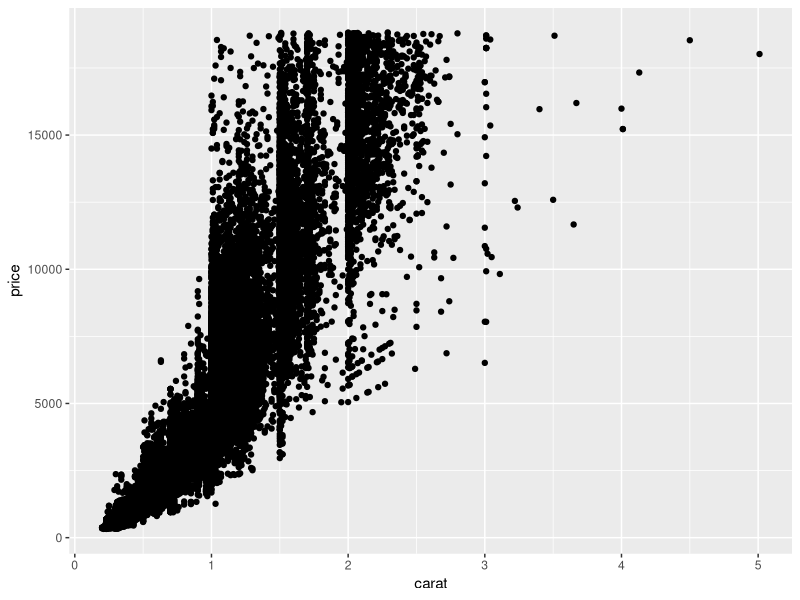
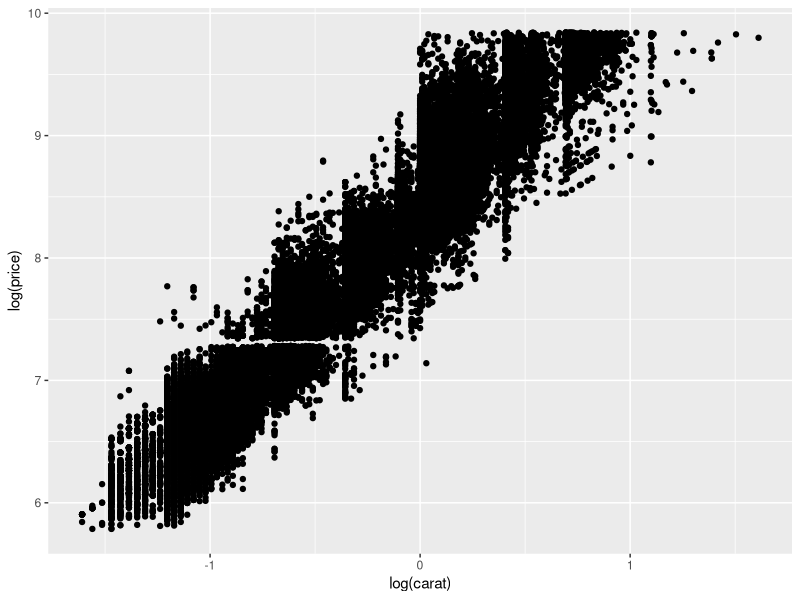
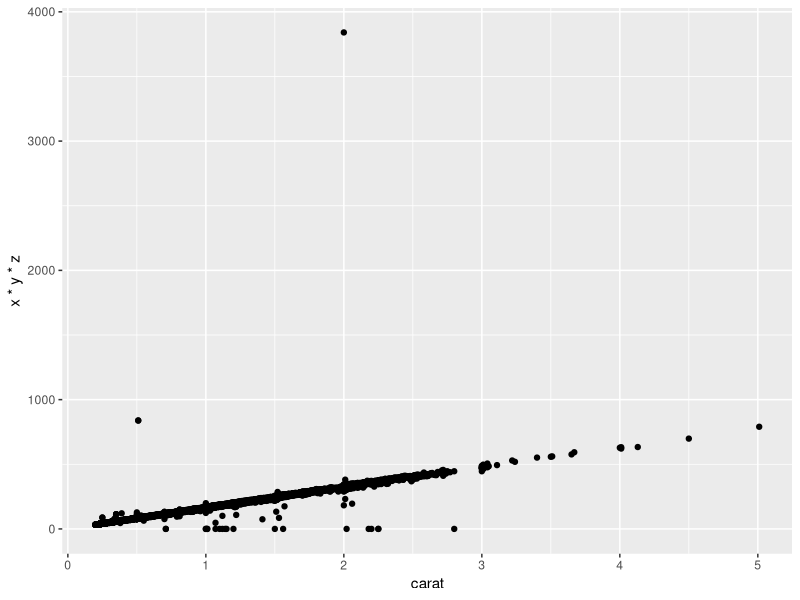
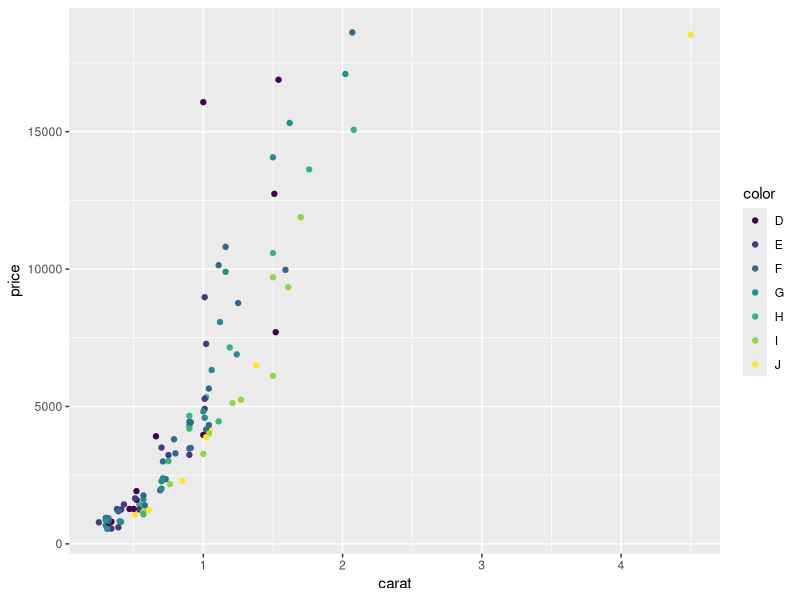
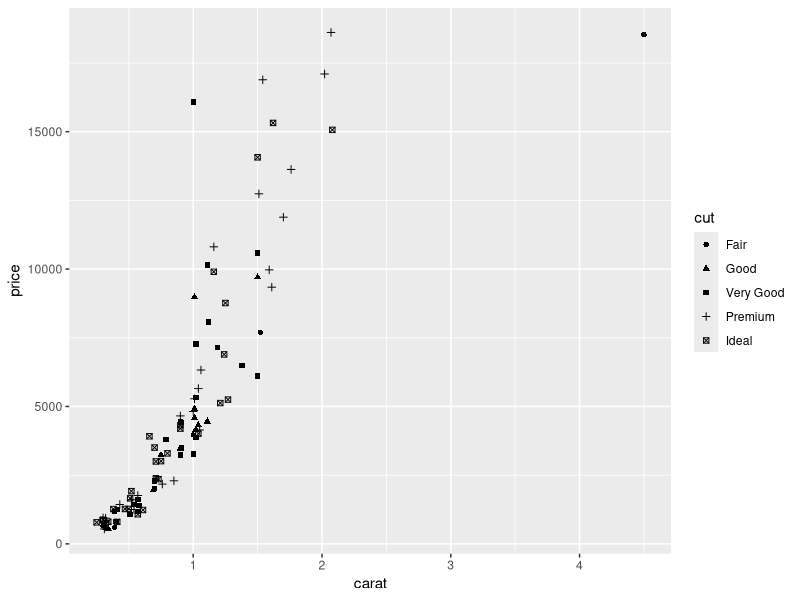
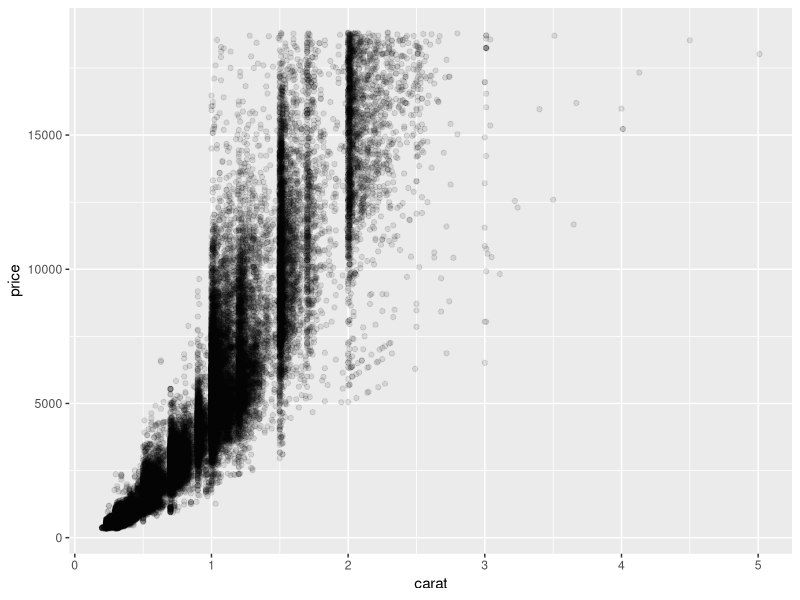
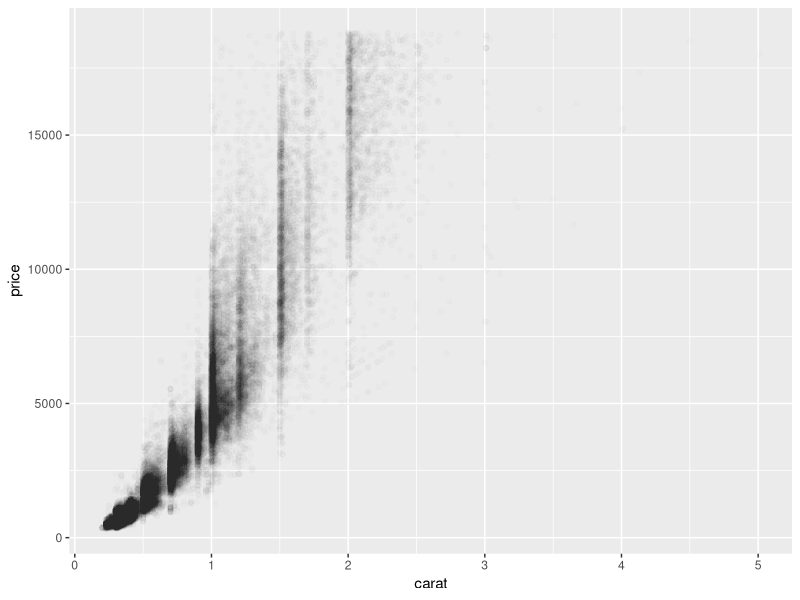
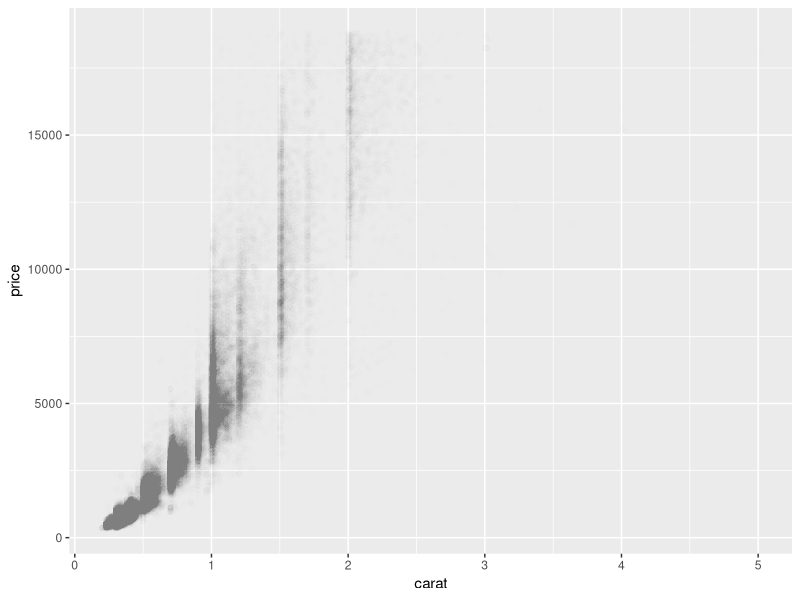

Source code (R) for these figures, in order:
# 第二章：从qplot开始入门


# 2.1qplot是ggplot2包中的第一个作图函数，qplot即quick plot，快速作图
library(ggplot2)
data(diamonds,package='ggplot2')

# 2.2随机从数据集中选取100行作为样本数据

# nrow and ncol return the number of rows or columns present in x
set.seed(1410) ##让样本可重复
dsmall <- diamonds[sample(nrow(diamonds),100),]


# 2.3基本用法
# qplot的前两个参数为x和y,还有一个可选的data参数，如果进行了指定，那么函数首先在数据框内寻找变量名，然后在R的工作空间中搜索
qplot(carat,price,data=diamonds)
# carat克拉

# qplot函数支持将变量的函数作为参数
qplot(log(carat),log(price),data=diamonds)

qplot(carat,x*y*z,data=diamonds)

# 2.4颜色，大小，形状，及其他图形属性

qplot(carat,price,data=dsmall,colour=color)
qplot(carat,price,data=dsmall,shape=cut)

# 也可以使用I()来手动设定图形属性，如颜色colour=I('red'),大小size=I(2),透明度alpha=I(1/10)
qplot(carat,price,data=diamonds,alpha=I(1/10))
qplot(carat,price,data=diamonds,alpha=I(1/100))
qplot(carat,price,data=diamonds,alpha=I(1/200))

# 2.5几何对象geom
# 通过改变几何对象geom，可以画出任何一种类型的图形

# geom='point'可以绘制散点图，为指定了x和y参数的默认设置
# geom='smooth'可以拟合一条平滑的曲线
# geom='boxplot'可以绘制箱线图
# geom='path'和geom='line'可以在数据点之间绘制连线

# 对于一维的分布，几何对象的选择的由变量类型决定的，
# 对于连续变量geom='histogram'可以绘制直方图，geom='freqploy'可以绘制多边形
# geom='density'绘制密度曲线，
# 对于离散变量，geom='bar'绘制条形图

# 2.5.1向图中添加平滑曲线

# 可以使用c()函数将多个几何对象组成一个向量传递给geom，几何对象会按照指定的顺序进行堆叠
qplot(carat,price,data=dsmall,geom=c('point','smooth'))
qplot(carat,price,data=diamonds,geom=c('point','smooth'))


# --------------------------------------------------------
# 以下内容仅可在ggplot2 1.x中使用，在ggplot2 2.x中删除,
#利用method可以选择不同的平滑器，
# 设置method=‘loess’，使用局部回归方法，是n小于1000时的默认选项
# 设置method=‘gam’，formula=y~s(x)来调用mgcv包拟合一个广义可加模型，
# 对于大数据，需使用公式y~s(x,bs='cs')

library(mgcv)
qplot(carat,price,data=dsmall,geom=c('point','smooth'),
      method='gam',formula=y~s(x))

qplot(carat,price,data=dsmall,geom=c('point','smooth'),
      method='gam',formula=y~s(x,bs='cs'))
# method='lm'拟合线性模型，可以通过指定formula=y~ploy(x,2)来拟合一个二次多项式或加载splines包以使用自然样条：
# formula=y~ns(x,3),第二个参数是自由度，越大曲线的波动就越大

library(splines)
qplot(carat,price,data=dsmall,geom=c('point','smooth'),
      method='lm')

qplot(carat,price,data=dsmall,geom=c('point','smooth'),
      method='lm',formula=y~ns(x,5))

# method='rlm'采用一种更加稳健的拟合算法，使得结果对异常值不太敏感，不过这种方法需要加载MASS包。

# 利用span参数设置曲线的平滑程度，从0到1，
qplot(carat,price,data=dsmall,geom=c('point','smooth'),span=0.2)
qplot(carat,price,data=diamonds,geom=c('point','smooth'),span=1)

# 以上内容仅可在ggplot2 1.x中使用，在ggplot2 2.x中删除,
#--------------------------------------------------------------

# 2.5.2 箱线图和扰动点图

# 如果一个数据集中包含了一个分类变量，和一个或多个连续变量，可以使用箱线图和扰动点图查看连续变量与分类变量水平的关系
# geom='jitter'为扰动点，geom=‘boxplot’为箱线图

qplot(color,price/carat,data=diamonds,geom='jitter',alpha=I(1/5))
qplot(color,price/carat,data=diamonds,geom='jitter',alpha=I(1/50))
qplot(color,price/carat,data=diamonds,geom='jitter',alpha=I(1/200))

# 2.5.3直方图和密度曲线图
# 绘制单个变量的分布
# 对于密度曲线而言，adjust参数控制曲线的平滑程度，
# 对于直方图而言，binwidth参数通过设定组距来调节平滑度
qplot(carat,data=diamonds,geom='histogram')
qplot(carat,data=diamonds,geom='density')
qplot(carat,data=diamonds,geom='density',adjust=3)

qplot(carat,data=diamonds,geom='histogram',binwidth=1,xlim=c(0,3))
qplot(carat,data=diamonds,geom='histogram',binwidth=0.1,xlim=c(0,3))
qplot(carat,data=diamonds,geom='histogram',binwidth=0.01,xlim=c(0,3))

# 要在不同组之间对分布进行对比，需要加上一个图形映射，如下

qplot(carat,data=diamonds,geom='density',color=color)
qplot(carat,data=diamonds,geom='histogram',fill=color)

# 2.5.4 条形图
# 设置geom=‘bar’
qplot(color,data=diamonds,geom='bar')
qplot(color,data=diamonds,geom='bar',weight=carat)+scale_y_continuous('carat')

# 2.5.5














